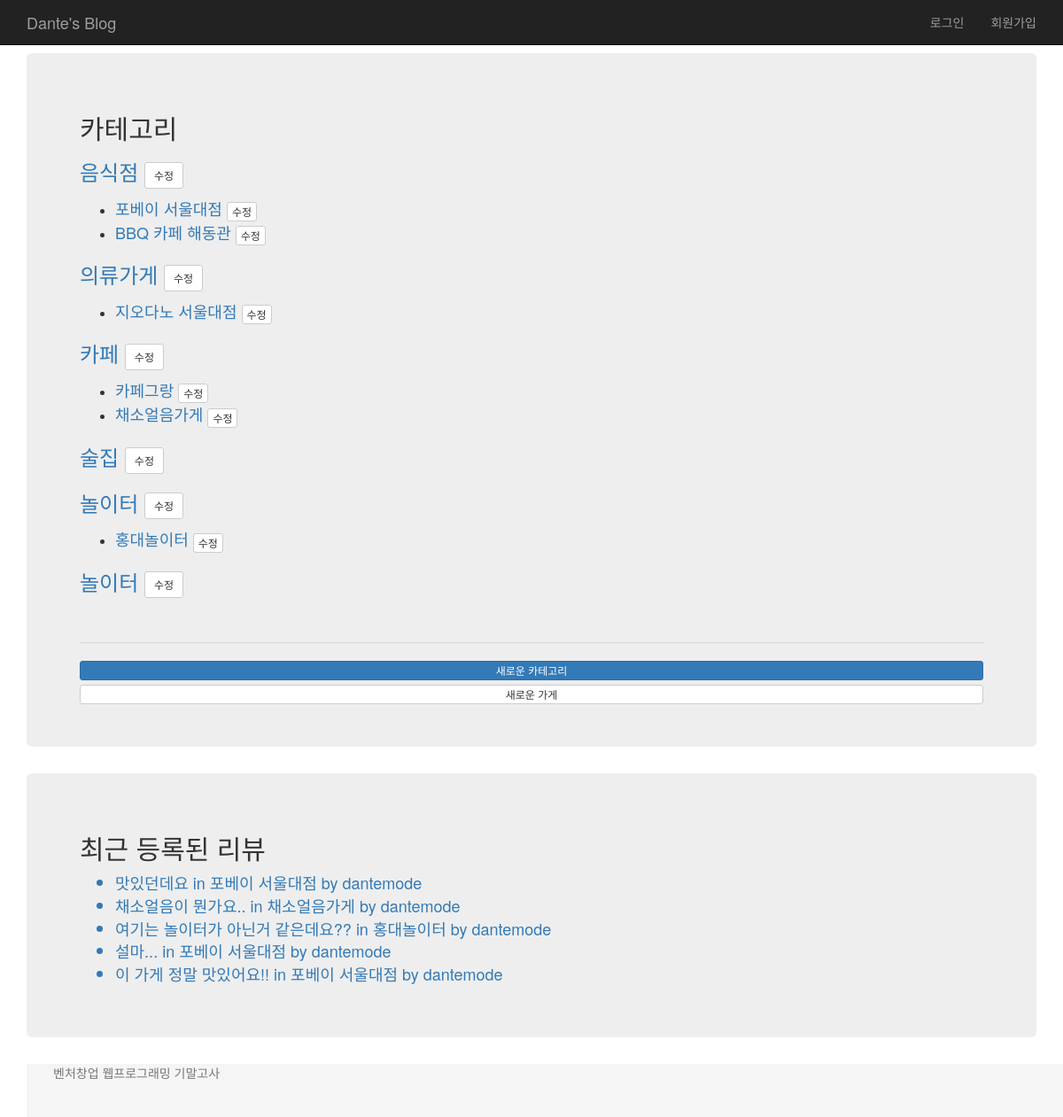
The page /blog/ on the database as committed earlier.
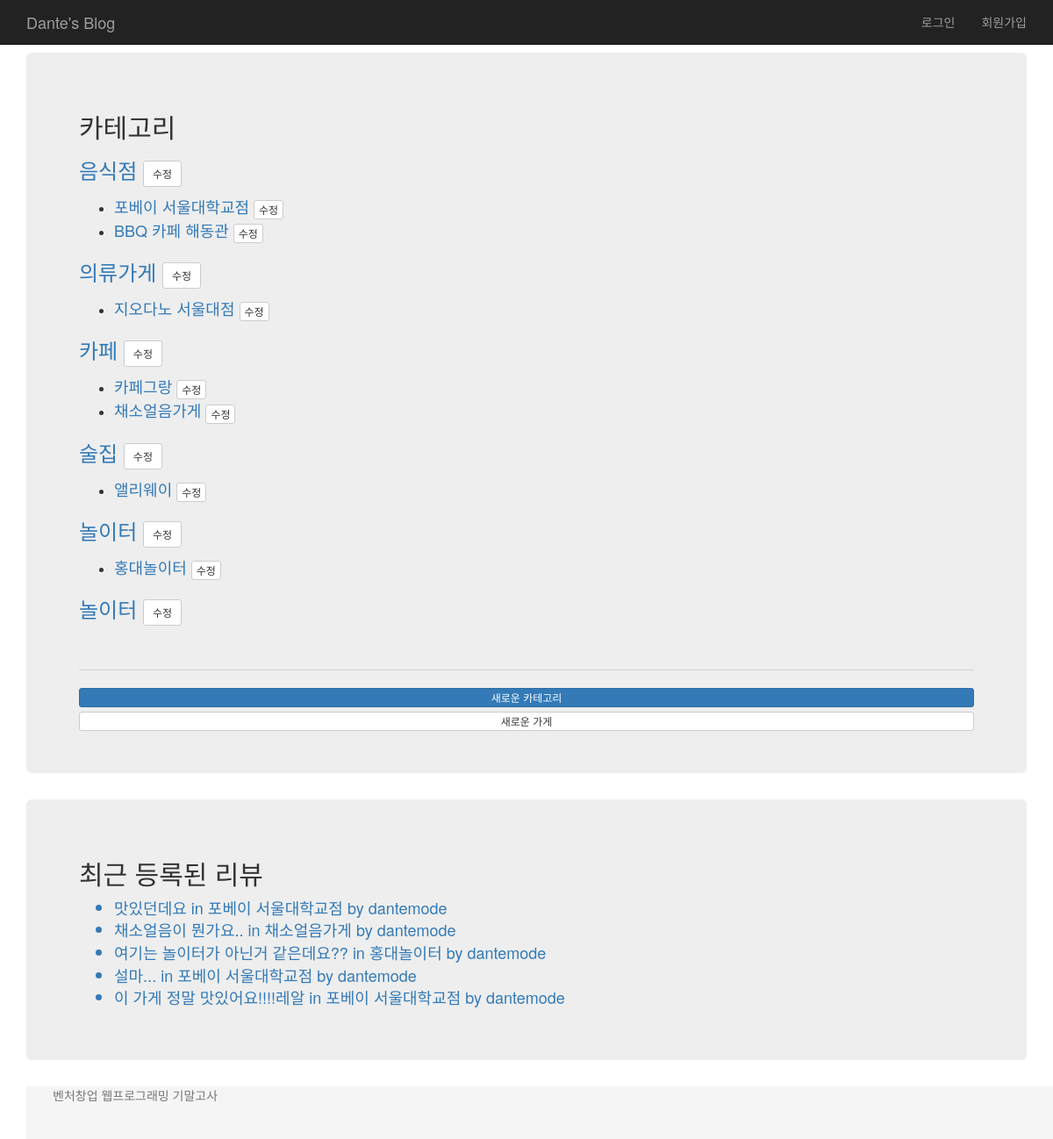
The same page on the database as committed later.
### blog/models.py (models this page shows, shortened)
class Category(models.Model):
    title = models.CharField(max_length=100)
    created_at = models.DateTimeField(auto_now_add=True)
    updated_at = models.DateTimeField(auto_now=True)

class Shop(models.Model):
    category = models.ForeignKey(Category)
    title = models.CharField(max_length=100)
    number = models.CharField(max_length=20)
    address = models.CharField(max_length=100)
    about = models.TextField()
    photo1 = models.ImageField()
    photo2 = models.ImageField(blank=True)
    photo3 = models.ImageField(blank=True)
    created_at = models.DateTimeField(auto_now_add=True)
    updated_at = models.DateTimeField(auto_now=True)
    def __str__(self):
        return self.title

class Review(models.Model):
    shop = models.ForeignKey(Shop)
    user = models.ForeignKey(settings.AUTH_USER_MODEL)
    message = models.TextField()
    photo = models.ImageField(blank=True)
    created_at = models.DateTimeField(auto_now_add=True)
    updated_at = models.DateTimeField(auto_now=True)

### blog/views.py (the view)
def index(request):
    category_list = Category.objects.all()
    review_list = Review.objects.all().order_by('-created_at')
    return render(request, 'blog/index.html', {
        'category_list' : category_list,
        'review_list' : review_list,
        })

### blog/templates/blog/index.html
{% extends 'blog/base.html' %}
{% block content %}
<div class="container">
    <div class="jumbotron">
        <h2>카테고리</h2>
          {% for category in category_list %}
          <a href="{% url 'blog:category_detail' category.pk %}">
            <h3>{{category.title}}
              <a href="{% url 'blog:category_edit' category.pk %}" class="btn btn-sm btn-default">
                수정
              </a>
            </h3>
          </a>
          <ul>
            {% for shop in category.shop_set.all %}
              <a href="{% url 'blog:shop_detail' shop.pk %}" style="font-size: 18px;">
              <li>{{ shop.title }}
                <a href="{% url 'blog:shop_edit' shop.pk %}" class="btn btn-xs btn-default">
                수정
                </a>
              </li>
              </a>
            {% endfor %}
          </ul>
          {% endfor %}
          <br>
          <hr>
          <a href="{% url 'blog:category_new' %}" class="btn btn-xs btn-primary btn-block">새로운 카테고리</a>
          <a href="{% url 'blog:shop_new' %}" class="btn btn-xs btn-default btn-block">새로운 가게</a>
    </div>
    <div class="jumbotron">
    <h2>최근 등록된 리뷰</h2>
      <ul>
      {% for review in review_list|slice:":5" %}
        <a href="{% url 'blog:shop_detail' review.shop.pk %}" style="font-size: 18px;">
          <li>{{ review.message }} in {{ review.shop }} by {{ review.user }}</li>
        </a>
      {% endfor %}
</div>
{% endblock %}

### blog/templates/blog/base.html (shortened to what this page needs)
<!doctype html>
<html>
<head>
<link rel="stylesheet" href="https://maxcdn.bootstrapcdn.com/bootstrap/3.3.6/css/bootstrap.min.css" />
</head>
<body>
<div class="navbar navbar-inverse navbar-fixed-top">
    <div class="container">
        <div class="navbar-header">
            <a class="navbar-brand" href="/">Dante's Blog</a>
        </div>
        <ul class="nav navbar-nav navbar-right">
          {% if user.is_authenticated %}
            <li><a href="{% url 'accounts:logout' %}?next={{request.path}}">로그아웃</a></li>
          {% else %}
            <li><a href="{% url 'accounts:login' %}?next={{request.path}}">로그인</a></li>
            <li><a href="{% url 'accounts:signup' %}?next={{request.path}}">회원가입</a></li>
          {% endif %}
        </ul>
    </div>
</div>
{% block content %}
{% endblock %}
<div class="footer">
    <div class="container">
        <p class="text-muted">벤처창업 웹프로그래밍 기말고사</p>
    </div>
</div>
</body>
</html>

### blog/templates/blog/base.html (style rules this page uses)
body { padding-top: 60px; }
html { position: relative; min-height: 100%; }
body { margin-bottom: 60px; }
.footer { position: absolute; bottom: 0; width: 100%; height: 60px; background-color: #f5f5f5; }

Rows that differ between the two databases and show on the page:
changed Shop: title "포베이 서울대점" → "포베이 서울대학교점"
added Shop: title "앨리웨이", shown under Category "술집"
changed through a linked row, Review "맛있던데요": shop "포베이 서울대점" → "포베이 서울대학교점"
changed through a linked row, Review "설마...": shop "포베이 서울대점" → "포베이 서울대학교점"
changed Review: message "이 가게 정말 맛있어요!!" → "이 가게 정말 맛있어요!!!!레알"; shop "포베이 서울대점" → "포베이 서울대학교점"
